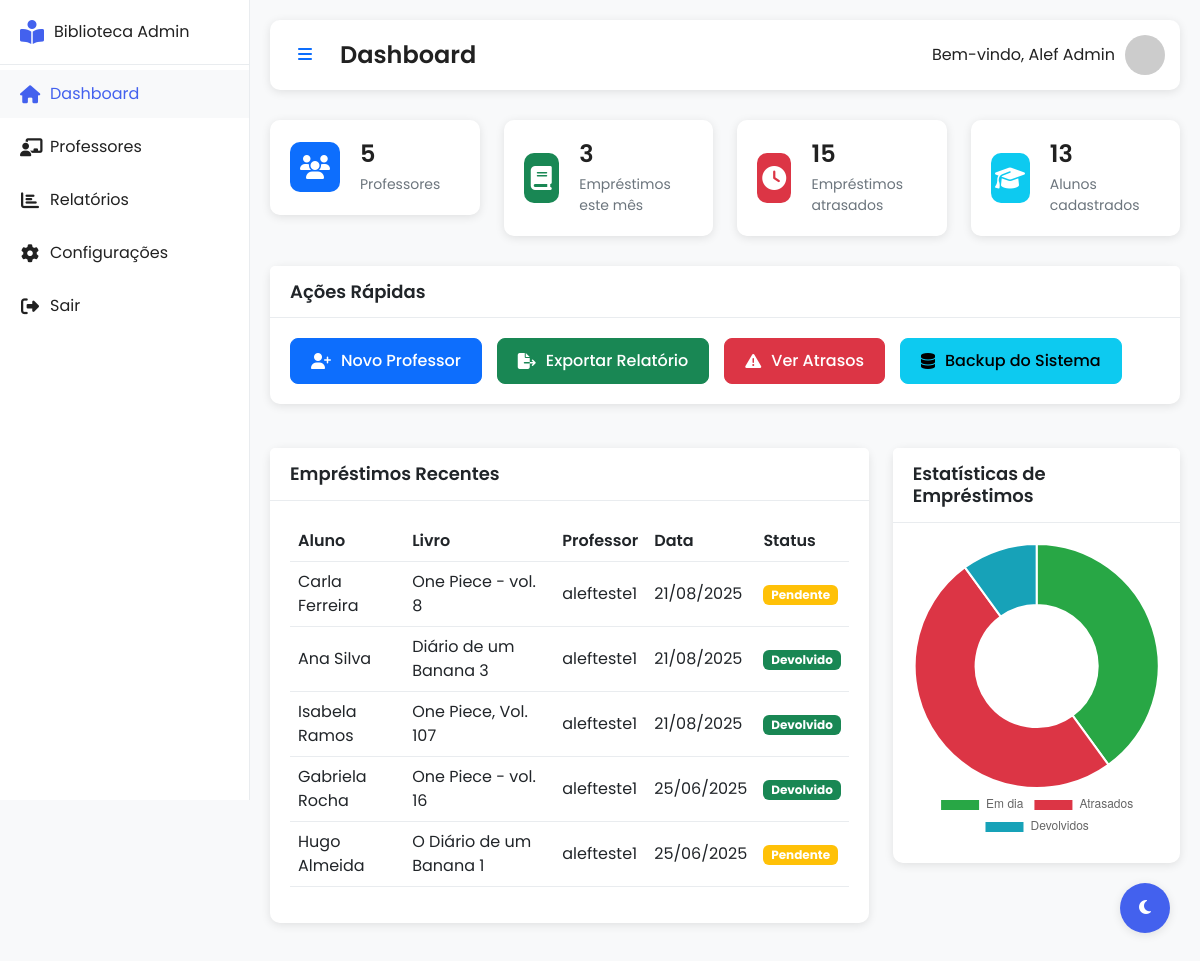
Page /frontend/admin/dashboard.php (signed in) on the committed database.
### tables this page shows
CREATE TABLE `emprestimos` (
  `id` int(11) NOT NULL,
  `aluno_id` int(11) DEFAULT NULL,
  `livro_id` int(11) DEFAULT NULL,
  `data_emprestimo` date NOT NULL,
  `data_devolucao` date DEFAULT NULL,
  `devolvido` varchar(50) NOT NULL,
  `professor_id` int(11) DEFAULT NULL
);

CREATE TABLE `alunos` (
  `id` int(11) NOT NULL,
  `nome` varchar(255) NOT NULL,
  `serie` varchar(50) NOT NULL,
  `email` varchar(255) NOT NULL,
  `senha` varchar(255) NOT NULL,
  `professor_id` int(11) DEFAULT NULL
);

CREATE TABLE `livros` (
  `id` int(11) NOT NULL,
  `titulo` varchar(255) NOT NULL,
  `autor` varchar(255) NOT NULL,
  `isbn` varchar(20) NOT NULL,
  `capa_url` varchar(700) DEFAULT NULL,
  `descricao` text DEFAULT NULL,
  `categoria` varchar(100) DEFAULT NULL,
  `ano_publicacao` varchar(4) NOT NULL,
  `genero` varchar(100) NOT NULL,
  `quantidade` int(100) NOT NULL,
  `preview_link` varchar(255) DEFAULT NULL
);

CREATE TABLE `professores` (
  `id` int(11) NOT NULL,
  `nome` varchar(100) NOT NULL,
  `email` varchar(100) NOT NULL,
  `cpf` varchar(14) NOT NULL,
  `senha` varchar(255) NOT NULL,
  `data_cadastro` datetime DEFAULT current_timestamp(),
  `ultimo_login` datetime DEFAULT NULL,
  `ativo` tinyint(1) DEFAULT 1,
  `admin` tinyint(1) DEFAULT 0
);

### frontend/admin/dashboard.php (the view, shortened to what this page needs)
<?php
require_once '../../includes/conn.php';
$stmt = $conn->prepare("
    SELECT
        (SELECT COUNT(*) FROM professores) as total_professores,
        (SELECT COUNT(*) FROM emprestimos WHERE MONTH(data_emprestimo) = MONTH(CURRENT_DATE())) as emprestimos_mes,
        (SELECT COUNT(*) FROM emprestimos WHERE data_devolucao < CURRENT_DATE() AND devolvido = 0) as emprestimos_atrasados,
        (SELECT COUNT(*) FROM alunos) as total_alunos
");
$stmt->execute();
$stats = $stmt->get_result()->fetch_assoc();
$stmt = $conn->prepare("
    SELECT e.*, a.nome as aluno_nome, l.titulo as livro_titulo, p.nome as professor_nome
    FROM emprestimos e
    JOIN alunos a ON e.aluno_id = a.id
    JOIN livros l ON e.livro_id = l.id
    JOIN professores p ON e.professor_id = p.id
    ORDER BY e.data_emprestimo DESC
    LIMIT 5
");
$stmt->execute();
$emprestimos_recentes = $stmt->get_result();
?>
<!DOCTYPE html>
<html lang="pt" data-theme="light">
<head>
    <link href="https://cdn.jsdelivr.net/npm/bootstrap@5.3.0/dist/css/bootstrap.min.css" rel="stylesheet">
    <link rel="stylesheet" href="https://cdnjs.cloudflare.com/ajax/libs/font-awesome/6.4.0/css/all.min.css">
    <link rel="stylesheet" href="https://cdn.jsdelivr.net/npm/chart.js@3.7.0/dist/chart.min.css">
    <link rel="stylesheet" href="css/admin.css">
</head>
<body>
    <div class="sidebar">
        <div class="sidebar-header">
            <i class="fas fa-book-reader"></i>
            <span>Biblioteca Admin</span>
        </div>
        <nav class="sidebar-nav">
            <ul>
                <li class="active">
                    <a href="dashboard.php">
                        <i class="fas fa-home"></i>
                        <span>Dashboard</span>
                    </a>
                </li>
                <li>
                    <a href="professores.php">
                        <i class="fas fa-chalkboard-teacher"></i>
                        <span>Professores</span>
                    </a>
                </li>
                <li>
                    <a href="relatorios.php">
                        <i class="fas fa-chart-bar"></i>
                        <span>Relatórios</span>
                    </a>
                </li>
                <li>
                    <a href="configuracoes.php">
                        <i class="fas fa-cog"></i>
                        <span>Configurações</span>
                    </a>
                </li>
                <li>
                    <a href="../logout.php">
                        <i class="fas fa-sign-out-alt"></i>
                        <span>Sair</span>
                    </a>
                </li>
            </ul>
        </nav>
    </div>
    <div class="main-content">
        <header class="content-header">
            <div class="header-left">
                <button id="sidebarToggle" class="btn btn-link">
                    <i class="fas fa-bars"></i>
                </button>
                <h1>Dashboard</h1>
            </div>
            <div class="header-right">
                <div class="admin-info">
                    <span>Bem-vindo, <?php echo htmlspecialchars($_SESSION['professor_nome']); ?></span>
                    <img src="https://ui-avatars.com/api/?name=<?php echo urlencode($_SESSION['professor_nome']); ?>&background=random" alt="Admin" class="admin-avatar">
                </div>
            </div>
        </header>
        <div class="row stats-cards">
            <div class="col-md-3">
                <div class="stats-card">
                    <div class="stats-icon bg-primary">
                        <i class="fas fa-users"></i>
                    </div>
                    <div class="stats-info">
                        <h3><?php echo $stats['total_professores']; ?></h3>
                        <p>Professores</p>
                    </div>
                </div>
            </div>
            <div class="col-md-3">
                <div class="stats-card">
                    <div class="stats-icon bg-success">
                        <i class="fas fa-book"></i>
                    </div>
                    <div class="stats-info">
                        <h3><?php echo $stats['emprestimos_mes']; ?></h3>
                        <p>Empréstimos este mês</p>
                    </div>
                </div>
            </div>
            <div class="col-md-3">
                <div class="stats-card">
                    <div class="stats-icon bg-danger">
                        <i class="fas fa-clock"></i>
                    </div>
                    <div class="stats-info">
                        <h3><?php echo $stats['emprestimos_atrasados']; ?></h3>
                        <p>Empréstimos atrasados</p>
                    </div>
                </div>
            </div>
            <div class="col-md-3">
                <div class="stats-card">
                    <div class="stats-icon bg-info">
                        <i class="fas fa-graduation-cap"></i>
                    </div>
                    <div class="stats-info">
                        <h3><?php echo $stats['total_alunos']; ?></h3>
                        <p>Alunos cadastrados</p>
                    </div>
                </div>
            </div>
        </div>
        <div class="row mb-4">
            <div class="col-md-12">
                <div class="card">
                    <div class="card-header">
                        <h5 class="card-title">Ações Rápidas</h5>
                    </div>
                    <div class="card-body">
                        <div class="quick-actions">
                            <a href="cadastrar_professor.php" class="btn btn-primary">
                                <i class="fas fa-user-plus"></i>
                                Novo Professor
                            </a>
                            <a href="relatorios.php?type=emprestimos" class="btn btn-success">
                                <i class="fas fa-file-export"></i>
                                Exportar Relatório
                            </a>
                            <a href="emprestimos_atrasados.php" class="btn btn-danger">
                                <i class="fas fa-exclamation-triangle"></i>
                                Ver Atrasos
                            </a>
                            <a href="backup.php" class="btn btn-info">
                                <i class="fas fa-database"></i>
                                Backup do Sistema
                            </a>
                        </div>
                    </div>
                </div>
            </div>
        </div>
        <div class="row">
            <div class="col-md-8">
                <div class="card">
                    <div class="card-header">
                        <h5 class="card-title">Empréstimos Recentes</h5>
                    </div>
                    <div class="card-body">
                        <div class="table-responsive">
                            <table class="table">
                                <thead>
                                    <tr>
                                        <th>Aluno</th>
                                        <th>Livro</th>
                                        <th>Professor</th>
                                        <th>Data</th>
                                        <th>Status</th>
                                    </tr>
                                </thead>
                                <tbody>
                                    <?php while ($emp = $emprestimos_recentes->fetch_assoc()): ?>
                                        <tr>
                                            <td><?php echo htmlspecialchars($emp['aluno_nome']); ?></td>
                                            <td><?php echo htmlspecialchars($emp['livro_titulo']); ?></td>
                                            <td><?php echo htmlspecialchars($emp['professor_nome']); ?></td>
                                            <td><?php echo date('d/m/Y', strtotime($emp['data_emprestimo'])); ?></td>
                                            <td>
                                                <?php if ($emp['devolvido']): ?>
                                                    <span class="badge bg-success">Devolvido</span>
                                                <?php else: ?>
                                                    <span class="badge bg-warning">Pendente</span>
                                                <?php endif; ?>
                                            </td>
                                        </tr>
                                    <?php endwhile; ?>
                                </tbody>
                            </table>
                        </div>
                    </div>
                </div>
            </div>
            <div class="col-md-4">
                <div class="card">
                    <div class="card-header">
                        <h5 class="card-title">Estatísticas de Empréstimos</h5>
                    </div>
                    <div class="card-body">
                        <canvas id="emprestimosChart"></canvas>
                    </div>
                </div>
            </div>
        </div>
    </div>
    <button class="theme-toggle" id="themeToggle">
        <i class="fas fa-moon" id="themeIcon"></i>
    </button>
    <script>
        // Theme Toggle
        const themeToggle = document.getElementById('themeToggle');
        const themeIcon = document.getElementById('themeIcon');
        const html = document.documentElement;
        // Check for saved theme
        const savedTheme = localStorage.getItem('theme') ||
            (window.matchMedia('(prefers-color-scheme: dark)').matches ? 'dark' : 'light');
        html.setAttribute('data-theme', savedTheme);
        updateThemeIcon(savedTheme);
        themeToggle.addEventListener('click', () => {
            const currentTheme = html.getAttribute('data-theme');
            const newTheme = currentTheme === 'light' ? 'dark' : 'light';
            html.setAttribute('data-theme', newTheme);
            localStorage.setItem('theme', newTheme);
            updateThemeIcon(newTheme);
        });
        function updateThemeIcon(theme) {
            themeIcon.className = theme === 'dark' ? 'fas fa-sun' : 'fas fa-moon';
        }
        // Sidebar Toggle
        document.getElementById('sidebarToggle').addEventListener('click', function() {
            document.querySelector('.sidebar').classList.toggle('collapsed');
            document.querySelector('.main-content').classList.toggle('expanded');
        });
        // Chart
        const ctx = document.getElementById('emprestimosChart').getContext('2d');
        new Chart(ctx, {
            type: 'doughnut',
            data: {
                labels: ['Em dia', 'Atrasados', 'Devolvidos'],
                datasets: [{
                    data: [
                        <?php echo $stats['emprestimos_mes'] - $stats['emprestimos_atrasados']; ?>,
                        <?php echo $stats['emprestimos_atrasados']; ?>,
                        <?php echo $stats['emprestimos_mes']; ?>
                    ],
                    backgroundColor: [
                        '#28a745',
                        '#dc3545',
                        '#17a2b8'
                    ]
                }]
            },
            options: {
                responsive: true,
                maintainAspectRatio: false,
                plugins: {
                    legend: {
                        position: 'bottom'
                    }
                }
            }
        });
    </script>
</body>
</html>

### frontend/admin/css/admin.css (style rules this page uses)
:root { --primary-color: #4361ee; --primary-hover: #3a56d4; --secondary-color: #f0f4f8; --text-color: #212121; --card-bg: #ffffff; --body-bg: #f8f9fa; --sidebar-bg: #ffffff; --sidebar-color: #212121; --sidebar-hover: #f8f9fa; --header-bg: #ffffff; --shadow-color: rgba(0, 0, 0, 0.1); --border-color: #e9ecef; }
body { font-family: 'Poppins', sans-serif; background-color: var(--body-bg); color: var(--text-color); transition: all 0.3s ease; margin: 0; padding: 0; }
.sidebar { position: fixed; left: 0; top: 0; height: 100vh; width: 250px; background-color: var(--sidebar-bg); border-right: 1px solid var(--border-color); transition: all 0.3s ease; z-index: 1000; }
.sidebar-header { padding: 20px; display: flex; align-items: center; gap: 10px; border-bottom: 1px solid var(--border-color); }
.sidebar-header i { font-size: 24px; color: var(--primary-color); }
.sidebar-nav ul { list-style: none; padding: 0; margin: 0; }
.sidebar-nav li { margin: 5px 0; }
.sidebar-nav a { display: flex; align-items: center; padding: 12px 20px; color: var(--sidebar-color); text-decoration: none; transition: all 0.3s ease; gap: 10px; }
.sidebar-nav a:hover, .sidebar-nav li.active a { background-color: var(--sidebar-hover); color: var(--primary-color); }
.sidebar-nav i { font-size: 18px; width: 20px; text-align: center; }
.main-content { margin-left: 250px; padding: 20px; transition: all 0.3s ease; }
.content-header { display: flex; justify-content: space-between; align-items: center; margin-bottom: 30px; padding: 15px; background-color: var(--header-bg); border-radius: 10px; box-shadow: 0 2px 10px var(--shadow-color); }
.header-left { display: flex; align-items: center; gap: 15px; }
.header-left h1 { margin: 0; font-size: 24px; font-weight: 600; }
.admin-info { display: flex; align-items: center; gap: 10px; }
.admin-avatar { width: 40px; height: 40px; border-radius: 50%; }
.stats-cards { margin-bottom: 30px; }
.stats-card { background-color: var(--card-bg); border-radius: 10px; padding: 20px; display: flex; align-items: center; gap: 20px; box-shadow: 0 2px 10px var(--shadow-color); transition: transform 0.3s ease; }
.stats-icon { width: 50px; height: 50px; border-radius: 10px; display: flex; align-items: center; justify-content: center; font-size: 24px; color: white; }
.stats-info h3 { margin: 0; font-size: 24px; font-weight: 600; }
.stats-info p { margin: 5px 0 0; color: #6c757d; font-size: 14px; }
.card { background-color: var(--card-bg); border: none; border-radius: 10px; box-shadow: 0 2px 10px var(--shadow-color); margin-bottom: 20px; }
.card-header { background-color: var(--card-bg); border-bottom: 1px solid var(--border-color); padding: 15px 20px; }
.card-title { margin: 0; font-size: 18px; font-weight: 600; }
.card-body { padding: 20px; }
.quick-actions { display: flex; gap: 15px; flex-wrap: wrap; }
.quick-actions .btn { display: flex; align-items: center; gap: 10px; padding: 10px 20px; border-radius: 8px; font-weight: 500; }
.table { color: var(--text-color); }
.table th { border-bottom-color: var(--border-color); font-weight: 600; }
.table td { border-bottom-color: var(--border-color); vertical-align: middle; }
.theme-toggle { position: fixed; bottom: 30px; right: 30px; width: 50px; height: 50px; border-radius: 50%; background-color: var(--primary-color); color: white; border: none; box-shadow: 0 2px 10px var(--shadow-color); cursor: pointer; transition: all 0.3s ease; z-index: 1000; }
.stats-card, .card { animation: fadeIn 0.5s ease forwards; }

### rows in the picture
emprestimos: aluno.nome "Carla Ferreira", livro.titulo "One Piece - vol. 8", professor.nome "alefteste1", data_emprestimo "21/08/2025", devolvido "Pendente"
emprestimos: aluno.nome "Ana Silva", livro.titulo "Diário de um Banana 3", professor.nome "alefteste1", data_emprestimo "21/08/2025", devolvido "Devolvido"
emprestimos: aluno.nome "Isabela Ramos", livro.titulo "One Piece, Vol. 107", professor.nome "alefteste1", data_emprestimo "21/08/2025", devolvido "Devolvido"
emprestimos: aluno.nome "Gabriela Rocha", livro.titulo "One Piece - vol. 16", professor.nome "alefteste1", data_emprestimo "25/06/2025", devolvido "Devolvido"
emprestimos: aluno.nome "Hugo Almeida", livro.titulo "O Diário de um Banana 1", professor.nome "alefteste1", data_emprestimo "25/06/2025", devolvido "Pendente"

### other values in the picture
$_SESSION['professor_nome'] "Alef Admin"
$stats['total_professores'] "5"
$stats['emprestimos_mes'] "3"
$stats['emprestimos_atrasados'] "15"
$stats['total_alunos'] "13"
chart data {{ $stats['emprestimos_mes'] - $stats['emprestimos_atrasados'] }} -12
chart data {{ $stats['emprestimos_atrasados'] }} 15
chart data {{ $stats['emprestimos_mes'] }} 3
